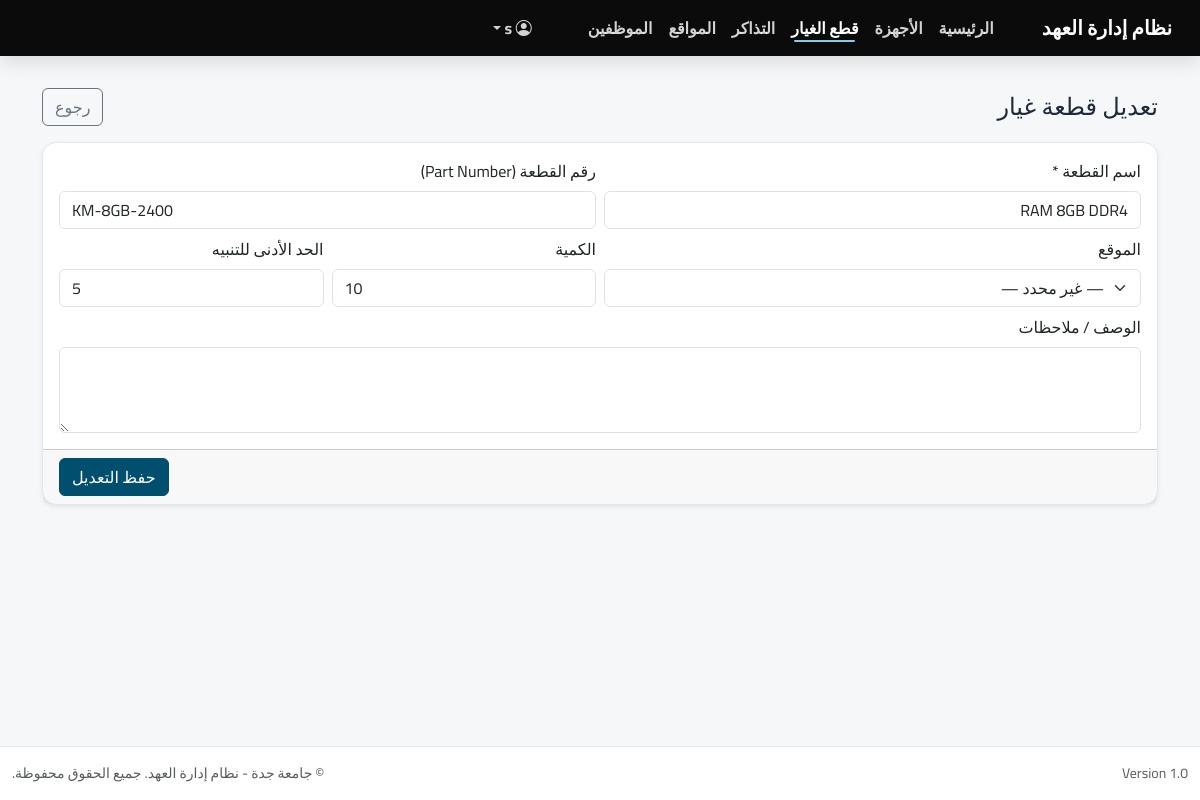
The page /index.php?page=spareparts/edit&id=1 (signed in) on the database as committed earlier.
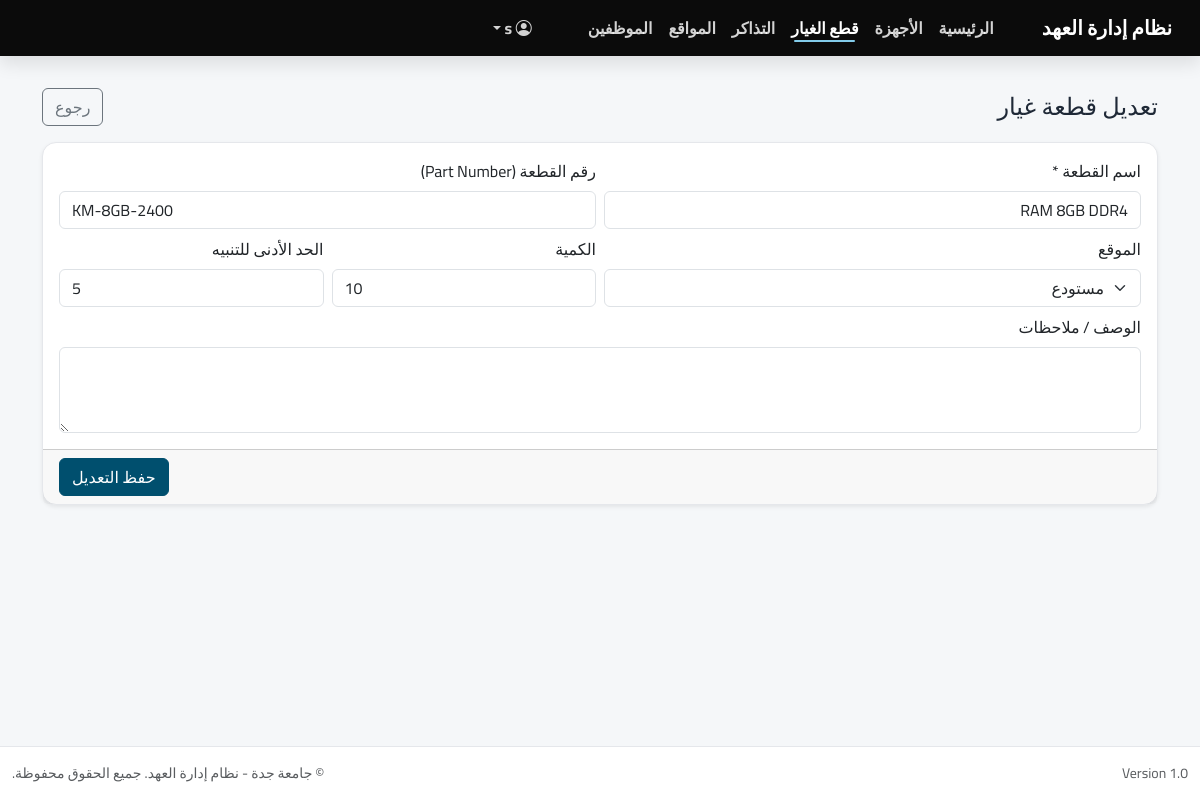
The same page on the database as committed later.
### tables this page shows
CREATE TABLE `spare_parts` (
  `id` int(11) NOT NULL,
  `name` varchar(100) NOT NULL,
  `part_number` varchar(50) DEFAULT NULL,
  `quantity` int(11) DEFAULT 0,
  `min_quantity` int(11) DEFAULT 5,
  `location_id` int(11) DEFAULT NULL,
  `location` varchar(100) DEFAULT NULL,
  `description` text DEFAULT NULL,
  `created_at` datetime DEFAULT current_timestamp()
);

CREATE TABLE `locations` (
  `id` int(11) NOT NULL,
  `name_ar` varchar(255) NOT NULL,
  `name_en` varchar(255) DEFAULT NULL,
  `type` varchar(50) NOT NULL DEFAULT 'Building',
  `parent_id` int(11) DEFAULT NULL,
  `created_at` datetime DEFAULT current_timestamp()
);

### app/controllers/SparePartsController.php (called while the page is built, shortened)
<?php
class SparePartsController extends Controller
{
  private $spareModel;
  private $locationModel;
  public function __construct()
  {
    $this->spareModel = new SparePart();
    $this->locationModel = $this->model('Location');
  }
  public function edit($id = null)
  {
    $id = $id ?? ($_GET['id'] ?? null);
    $id = (int)$id;
    $locations = $this->locationModel->getAll();
    $part = method_exists($this->spareModel, 'getPartById')
      ? $this->spareModel->getPartById($id)
      : null;
    $data = [
      'id' => $part->id,
      'name' => $part->name,
      'part_number' => $part->part_number,
      'quantity' => $part->quantity,
      'min_quantity' => $part->min_quantity,
      'location_id' => $part->location_id,
      'description' => $part->description,
      'locations' => $locations,
      'name_err' => ''
    ];
    $this->view('spare_parts/edit', $data);
  }
}

### app/libraries/Database.php (called while the page is built, shortened)
<?php
class Database {
    private $host = 'localhost';
    private $user = 'root';
    private $pass = '';
    private $dbname = 'it_inventory';
    private $dbh;
    private $stmt;
    public function __construct() {
        $dsn = 'mysql:host=' . $this->host . ';dbname=' . $this->dbname;
        $options = array(
            PDO::ATTR_PERSISTENT => true,
            PDO::ATTR_ERRMODE => PDO::ERRMODE_EXCEPTION
        );
        try {
            $this->dbh = new PDO($dsn, $this->user, $this->pass, $options);
        } catch(PDOException $e) {
            $this->error = $e->getMessage();
            echo $this->error;
        }
    }
    public function query($sql) {
        $this->stmt = $this->dbh->prepare($sql);
    }
    public function bind($param, $value, $type = null) {
        if (is_null($type)) {
            switch (true) {
                case is_int($value):
                    $type = PDO::PARAM_INT;
                    break;
            }
        }
        $this->stmt->bindValue($param, $value, $type);
    }
    public function execute() {
        return $this->stmt->execute();
    }
    public function resultSet() {
        $this->execute();
        return $this->stmt->fetchAll(PDO::FETCH_OBJ);
    }
    public function single() {
        $this->execute();
        return $this->stmt->fetch(PDO::FETCH_OBJ);
    }
}

### app/models/SparePart.php (called while the page is built, shortened)
<?php
class SparePart
{
  private $db;
  public function __construct()
  {
    $this->db = new Database();
  }
public function getPartById(int $id){
  $this->db->query("SELECT * FROM spare_parts WHERE id = :id LIMIT 1");
  $this->db->bind(':id', $id);
  return $this->db->single();
}
}

### app/models/Location.php (called while the page is built, shortened)
<?php
class Location
{
  private $db;
  public function __construct()
  {
    $this->db = new Database();
  }
  public function getAll()
  {
    $this->db->query("SELECT * FROM locations ORDER BY type, name_ar");
    return $this->db->resultSet();
  }
}

### app/views/spare_parts/edit.php (the view, shortened to what the changed rows need)
<?php require APPROOT . '/views/layouts/header.php'; ?>
<div class="container py-3" dir="rtl">
  <div class="d-flex align-items-center justify-content-between flex-wrap gap-2 mb-3">
    <h4 class="m-0">تعديل قطعة غيار</h4>
    <a class="btn btn-outline-secondary" href="index.php?page=spareparts/index">رجوع</a>
  </div>
  <form class="card shadow-sm" method="post" action="index.php?page=spare_parts/edit&id=<?= (int)($data['id'] ?? 0) ?>">
    <div class="card-body">
      <div class="row g-2">
        <div class="col-12 col-md-6">
          <label class="form-label">اسم القطعة *</label>
          <input class="form-control <?= !empty($data['name_err']) ? 'is-invalid' : '' ?>"
                 name="name"
                 value="<?= htmlspecialchars($data['name'] ?? '') ?>"
                 required>
        </div>
        <div class="col-12 col-md-6">
          <label class="form-label">رقم القطعة (Part Number)</label>
          <input class="form-control" name="part_number" dir="ltr"
                 value="<?= htmlspecialchars($data['part_number'] ?? '') ?>">
        </div>
        <div class="col-12 col-md-6">
          <label class="form-label">الموقع</label>
          <select class="form-select" name="location_id">
            <option value="">— غير محدد —</option>
            <?php foreach(($data['locations'] ?? []) as $loc): ?>
              <option value="<?= (int)$loc->id ?>"
                <?= ((int)($data['location_id'] ?? 0) === (int)$loc->id) ? 'selected' : '' ?>>
                <?= htmlspecialchars($loc->name_ar ?? ('موقع #' . $loc->id)) ?>
              </option>
            <?php endforeach; ?>
          </select>
        </div>
        <div class="col-6 col-md-3">
          <label class="form-label">الكمية</label>
          <input class="form-control" name="quantity" type="number" min="0" dir="ltr"
                 value="<?= (int)($data['quantity'] ?? 0) ?>">
        </div>
        <div class="col-6 col-md-3">
          <label class="form-label">الحد الأدنى للتنبيه</label>
          <input class="form-control" name="min_quantity" type="number" min="0" dir="ltr"
                 value="<?= (int)($data['min_quantity'] ?? 0) ?>">
        </div>
        <div class="col-12">
          <label class="form-label">الوصف / ملاحظات</label>
          <textarea class="form-control" name="description" rows="3"><?= htmlspecialchars($data['description'] ?? '') ?></textarea>
        </div>
      </div>
    </div>
    <div class="card-footer d-flex justify-content-end">
      <button class="btn btn-primary">حفظ التعديل</button>
    </div>
  </form>
</div>
<?php require APPROOT . '/views/layouts/footer.php'; ?>

Rows that differ between the two databases and show on the page:
changed spare_parts "RAM 8GB DDR4": location_id (not shown) → "مستودع"
Other text that changed with them:
form field location_id: "— غير محدد —" → (not shown)
